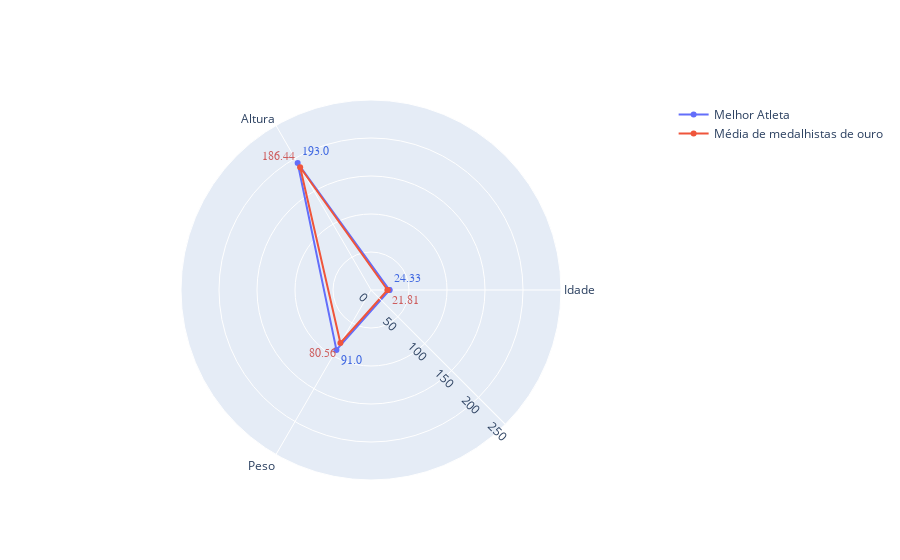

Source (notebook cell):
### Code cell
athletesDf = pd.read_csv('../originalDataSet/athlete_events.csv', encoding="ISO-8859-1") # Dataset original
goldMedalAthletes = athletesDf[athletesDf["Medal"].isin(["Gold"])]
goldMedalAthletes = goldMedalAthletes[goldMedalAthletes["Event"].isin(["Swimming Men's 200 metres Butterfly"])]

# Pegando medias de todos campeoes
allWeights = goldMedalAthletes["Weight"].mean()
allHeights = goldMedalAthletes["Height"].mean()
allAges = goldMedalAthletes["Age"].mean()

# Pegando o melhor atleta
bestAthlete = goldMedalAthletes["Name"].value_counts().idxmax()
#bestAthlete = goldMedalAthletes['Name'].mode().item()
bestAthleteWeight = goldMedalAthletes[goldMedalAthletes["Name"].isin([bestAthlete])]["Weight"].iloc[0]
bestAthleteHeight = goldMedalAthletes[goldMedalAthletes["Name"].isin([bestAthlete])]["Height"].iloc[0]
bestAthleteAge = goldMedalAthletes[goldMedalAthletes["Name"].isin([bestAthlete])]["Age"].mean()
print(bestAthleteWeight,bestAthleteHeight,bestAthleteAge)

categories = ['Idade','Altura','Peso','Idade',]

fig = go.Figure()

fig.add_trace(go.Scatterpolar(
      r=[round(bestAthleteAge,2), round(bestAthleteHeight,2), round(bestAthleteWeight,2),round(bestAthleteAge,2)],
      theta=categories,
      #fill='toself',
      text = [round(bestAthleteAge,2), round(bestAthleteHeight,2), round(bestAthleteWeight,2)],
      hoverinfo = "r+theta",
      mode = "lines+markers+text",
      textfont=dict(
        family="sans serif",
        size=12,
        color="RoyalBlue"
      ),
      textposition= ["top right", "top right", "bottom right"],
      name='Melhor Atleta'
))
fig.add_trace(go.Scatterpolar(
      r=[round(allAges,2),round(allHeights,2),round(allWeights,2),round(allAges,2)],
      theta=categories,
      #fill='toself',
      hoverinfo = "r+theta",
      text = [round(allAges,2),round(allHeights,2),round(allWeights,2)],
      mode = "lines+markers+text",
      textposition= ["bottom right", "top left", "bottom left"],
      textfont=dict(
        family="Balto, sans-serif",
        size=12,
        color="IndianRed"
      ),
      name='Média de medalhistas de ouro'
))
fig.update_layout(
  polar=dict(
    radialaxis_angle = -45,
    radialaxis=dict(
      visible=True,
      range=[0, 250]
    )),
  showlegend=True
)

fig.show()

### Figure 1 — Plotly figure (JSON) as saved in the notebook; plotly's stock layout.template omitted (floating-point values rounded to 4 significant figures)
{"data": [{"hoverinfo": "r+theta", "mode": "lines+markers+text", "name": "Melhor Atleta", "r": [24.33, 193, 91, 24.33], "text": ["24.33", "193.0", "91.0"], "textfont": {"color": "RoyalBlue", "family": "sans serif", "size": 12}, "textposition": ["top right", "top right", "bottom right"], "theta": ["Idade", "Altura", "Peso", "Idade"], "type": "scatterpolar"}, {"hoverinfo": "r+theta", "mode": "lines+markers+text", "name": "Média de medalhistas de ouro", "r": [21.81, 186.4, 80.56, 21.81], "text": ["21.81", "186.44", "80.56"], "textfont": {"color": "IndianRed", "family": "Balto, sans-serif", "size": 12}, "textposition": ["bottom right", "top left", "bottom left"], "theta": ["Idade", "Altura", "Peso", "Idade"], "type": "scatterpolar"}], "layout": {"polar": {"radialaxis": {"angle": -45, "range": [0, 250], "visible": true}}, "showlegend": true}}
